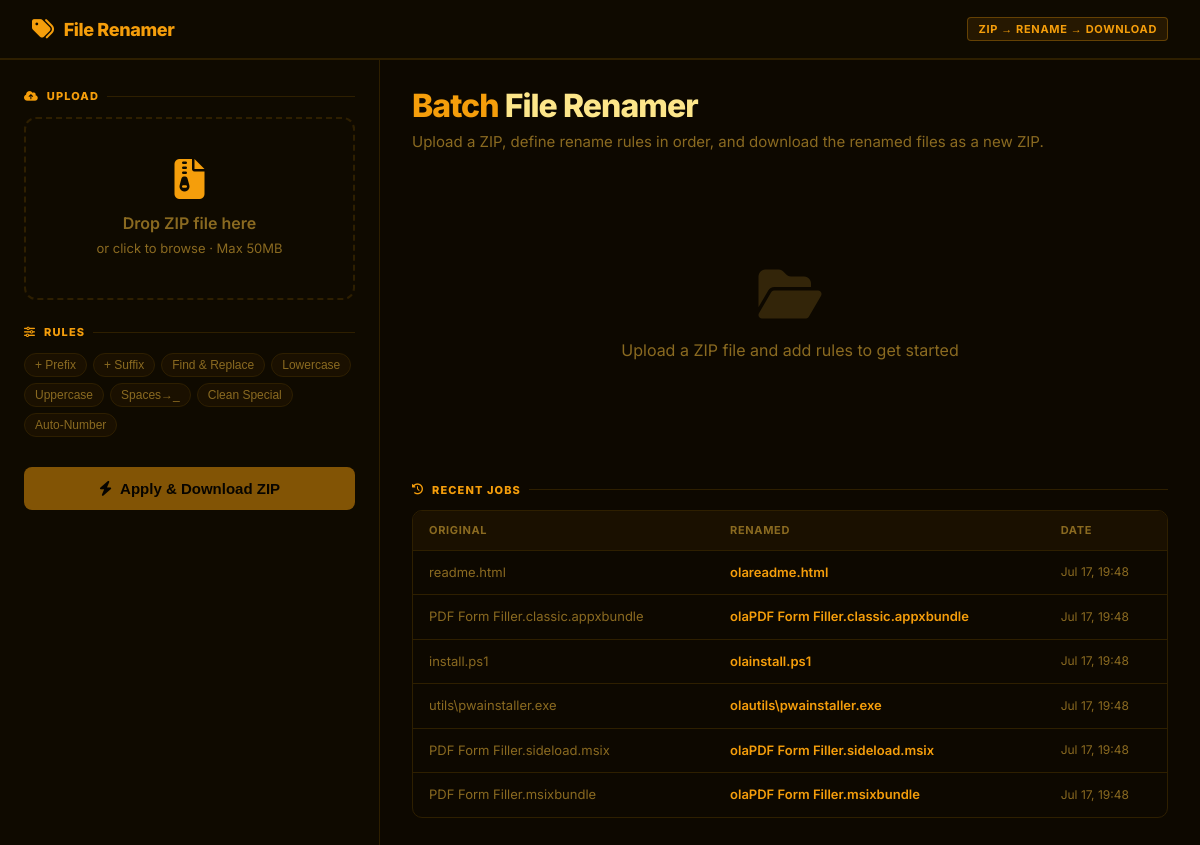
Page /rename/ on the committed database.
### models.py (models this page shows)
class RenameJob(db.Model):
    __tablename__ = "rename_jobs"
    id = db.Column(db.Integer, primary_key=True)
    original_name = db.Column(db.String(500))
    renamed_to = db.Column(db.String(500))
    rule = db.Column(db.String(200))
    created_at = db.Column(db.DateTime, default=datetime.utcnow)

### apps/rename/__init__.py (the view)
@rename_bp.route("/")
def index():
    jobs = RenameJob.query.order_by(RenameJob.created_at.desc()).limit(20).all()
    return render_template("rename/index.html", jobs=jobs)

### templates/rename/index.html (shortened to what this page needs)
<!DOCTYPE html>
<html lang="en">
<head>
  <link href="https://cdnjs.cloudflare.com/ajax/libs/font-awesome/6.5.0/css/all.min.css" rel="stylesheet">
  <link rel="stylesheet" href="/static/css/web.css">
</head>
<body>
<nav class="topnav">
  <div class="topnav-brand" style="color:var(--accent);">
    <i class="fas fa-tags"></i> File Renamer
  </div>
  <span class="tag">ZIP → Rename → Download</span>
</nav>
<div class="layout">
  <aside class="sidebar">
    <div class="section-label"><i class="fas fa-cloud-upload-alt"></i> Upload</div>
    <div class="upload-zone" id="uploadZone" onclick="document.getElementById('zipInput').click()">
      <i class="fas fa-file-archive" style="color:var(--accent);"></i>
      <h3 id="uploadLabel">Drop ZIP file here</h3>
      <p>or click to browse · Max 50MB</p>
    </div>
    <div class="section-label" style="margin-top:24px;"><i class="fas fa-sliders-h"></i> Rules</div>
    <div style="display:flex;flex-wrap:wrap;gap:6px;margin-bottom:14px;">
      {% for rtype, label in [('prefix','+ Prefix'),('suffix','+ Suffix'),('replace','Find & Replace'),('lowercase','Lowercase'),('uppercase','Uppercase'),('spaces_to_underscores','Spaces→_'),('remove_special','Clean Special'),('numbering','Auto-Number')] %}
      <button class="chip chip-sm" onclick="addRule('{{ rtype }}')">{{ label }}</button>
      {% endfor %}
    </div>
    <button class="btn btn-primary btn-full btn-lg" id="renameBtn" onclick="processRename()" disabled style="margin-top:16px;">
      <i class="fas fa-bolt"></i> Apply & Download ZIP
    </button>
  </aside>
  <main class="main">
    <div class="page-header">
      <h1><em>Batch</em> File Renamer</h1>
      <p>Upload a ZIP, define rename rules in order, and download the renamed files as a new ZIP.</p>
    </div>
    <div id="emptyState" style="text-align:center;padding:80px 0;color:var(--text-muted);">
      <i class="fas fa-folder-open" style="font-size:56px;display:block;margin-bottom:16px;opacity:0.3;"></i>
      <p style="font-size:16px;">Upload a ZIP file and add rules to get started</p>
    </div>
    {% if jobs %}
    <div style="margin-top:40px;">
      <div class="section-label"><i class="fas fa-history"></i> Recent Jobs</div>
      <div class="table-wrap">
        <table>
          <thead><tr><th>Original</th><th>Renamed</th><th>Date</th></tr></thead>
          <tbody>
          {% for job in jobs %}
          <tr>
            <td style="color:var(--text-muted);">{{ job.original_name }}</td>
            <td style="color:var(--accent);font-weight:600;">{{ job.renamed_to }}</td>
            <td style="color:var(--text-muted);font-size:12px;">{{ job.created_at.strftime('%b %d, %H:%M') }}</td>
          </tr>
          {% endfor %}
          </tbody>
        </table>
      </div>
    </div>
    {% endif %}
  </main>
</div>
</body>
</html>

### static/css/web.css (style rules this page uses)
*, *::before, *::after { box-sizing: border-box; margin: 0; padding: 0; }
body { font-family: 'Inter', 'Segoe UI', system-ui, sans-serif; background: var(--bg); color: var(--text); min-height: 100vh; line-height: 1.5; }
.topnav { display: flex; align-items: center; padding: 0 32px; height: 60px; background: var(--nav-bg); border-bottom: 2px solid var(--accent); gap: 16px; flex-shrink: 0; position: sticky; top: 0; z-index: 100; }
.topnav-brand { display: flex; align-items: center; gap: 10px; font-size: 18px; font-weight: 800; color: var(--accent); letter-spacing: -0.02em; }
.topnav-brand i { font-size: 22px; }
.page-header { margin-bottom: 32px; }
.page-header h1 { font-size: 32px; font-weight: 800; color: var(--text); letter-spacing: -0.03em; line-height: 1.1; }
.page-header p { margin-top: 8px; font-size: 15px; color: var(--text-muted); }
.btn { display: inline-flex; align-items: center; gap: 8px; padding: 10px 20px; border-radius: 8px; font-size: 14px; font-weight: 600; cursor: pointer; border: none; transition: all 0.15s; white-space: nowrap; }
.btn:disabled { opacity: 0.5; cursor: not-allowed; transform: none; }
.btn-primary { background: var(--accent); color: var(--btn-text, #000); }
.btn-lg { padding: 13px 28px; font-size: 15px; }
.btn-full { width: 100%; justify-content: center; }
.section-label { font-size: 11px; font-weight: 800; color: var(--accent); text-transform: uppercase; letter-spacing: 0.1em; margin-bottom: 12px; display: flex; align-items: center; gap: 8px; }
.section-label::after { content: ''; flex: 1; height: 1px; background: var(--border); }
.chip { display: inline-flex; align-items: center; gap: 5px; padding: 6px 14px; border-radius: 20px; font-size: 13px; font-weight: 500; cursor: pointer; background: var(--surface); border: 1.5px solid var(--border); color: var(--text-muted); transition: all 0.15s; }
.chip-sm { padding: 4px 10px; font-size: 12px; }
.table-wrap { overflow-x: auto; border-radius: 10px; border: 1px solid var(--border); }
table { width: 100%; border-collapse: collapse; }
th { background: var(--surface); padding: 11px 16px; text-align: left; font-size: 11px; font-weight: 700; text-transform: uppercase; letter-spacing: 0.06em; color: var(--text-muted); border-bottom: 1px solid var(--border); }
td { padding: 12px 16px; font-size: 13px; border-bottom: 1px solid var(--border); vertical-align: middle; }
tr:last-child td { border-bottom: none; }
.upload-zone { border: 2px dashed var(--border); border-radius: 12px; padding: 40px 24px; text-align: center; cursor: pointer; transition: all 0.2s; color: var(--text-muted); }
.upload-zone i { font-size: 40px; display: block; margin-bottom: 12px; }
.upload-zone h3 { font-size: 16px; font-weight: 600; margin-bottom: 4px; }
.upload-zone p { font-size: 13px; }

### templates/rename/index.html (style rules this page uses)
:root { --bg: #0d0800; --surface: #1a1000; --border: #2e1f00; --text: #fde68a; --text-muted: #8a6a20; --accent: #f59e0b; --accent-glow: rgba(245,158,11,0.1); --btn-text: #000; --input-bg: #120c00; --code-bg: #0a0600; --nav-bg: #0f0a00; }
body { background: var(--bg); color: var(--text); }
.topnav { background: var(--nav-bg); border-bottom-color: var(--border); }
h1 em { color: var(--accent); font-style: normal; }
.layout { display: grid; grid-template-columns: 380px 1fr; gap: 0; min-height: calc(100vh - 60px); }
.sidebar { background: var(--nav-bg); border-right: 1px solid var(--border); padding: 28px 24px; overflow-y: auto; }
.main { padding: 28px 32px; overflow-y: auto; }
.tag { display: inline-flex; align-items: center; gap: 4px; background: rgba(245,158,11,0.1); border: 1px solid rgba(245,158,11,0.3); color: var(--accent); padding: 3px 10px; border-radius: 4px; font-size: 11px; font-weight: 700; text-transform: uppercase; letter-spacing: 0.06em; }

### rows in the picture
RenameJob: original_name "readme.html", renamed_to "olareadme.html", created_at "Jul 17, 19:48"
RenameJob: original_name "PDF Form Filler.classic.appxbundle", renamed_to "olaPDF Form Filler.classic.appxbundle", created_at "Jul 17, 19:48"
RenameJob: original_name "install.ps1", renamed_to "olainstall.ps1", created_at "Jul 17, 19:48"
RenameJob: original_name "utils\\pwainstaller.exe", renamed_to "olautils\\pwainstaller.exe", created_at "Jul 17, 19:48"
RenameJob: original_name "PDF Form Filler.sideload.msix", renamed_to "olaPDF Form Filler.sideload.msix", created_at "Jul 17, 19:48"
RenameJob: original_name "PDF Form Filler.msixbundle", renamed_to "olaPDF Form Filler.msixbundle", created_at "Jul 17, 19:48"

### other values in the picture
{{ label }} "+ Prefix" "+ Suffix" "Find & Replace" "Lowercase" "Uppercase" "Spaces→_" "Clean Special" "Auto-Number"
